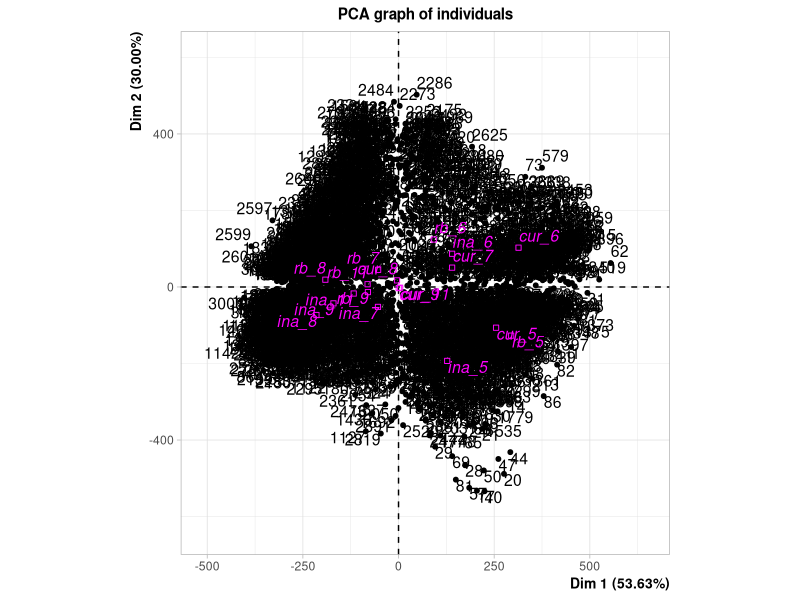
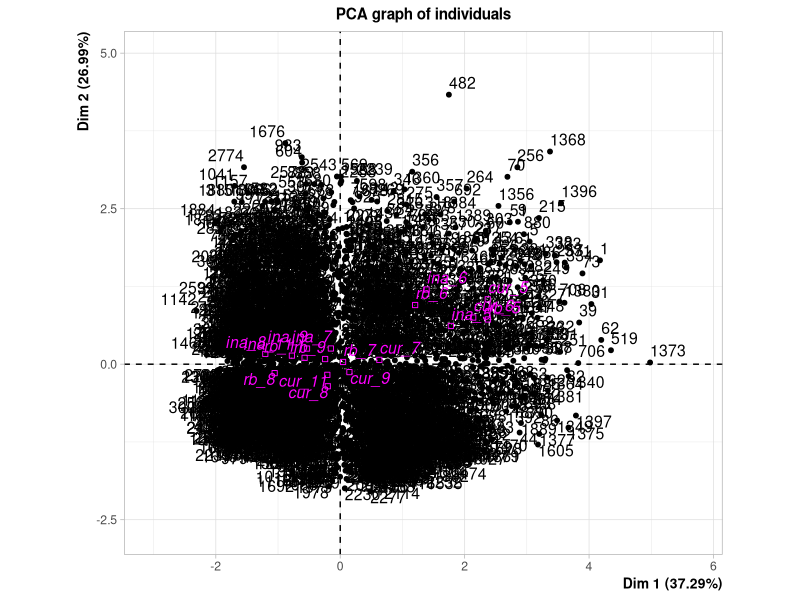
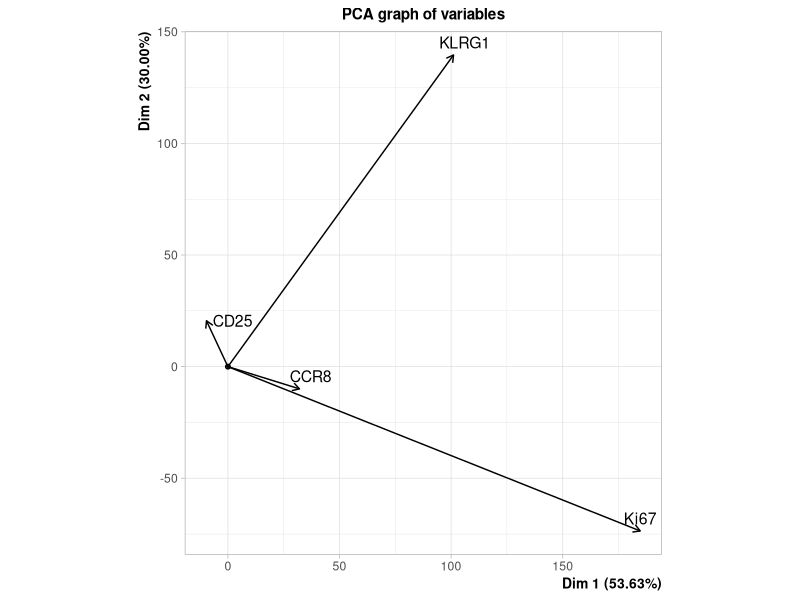
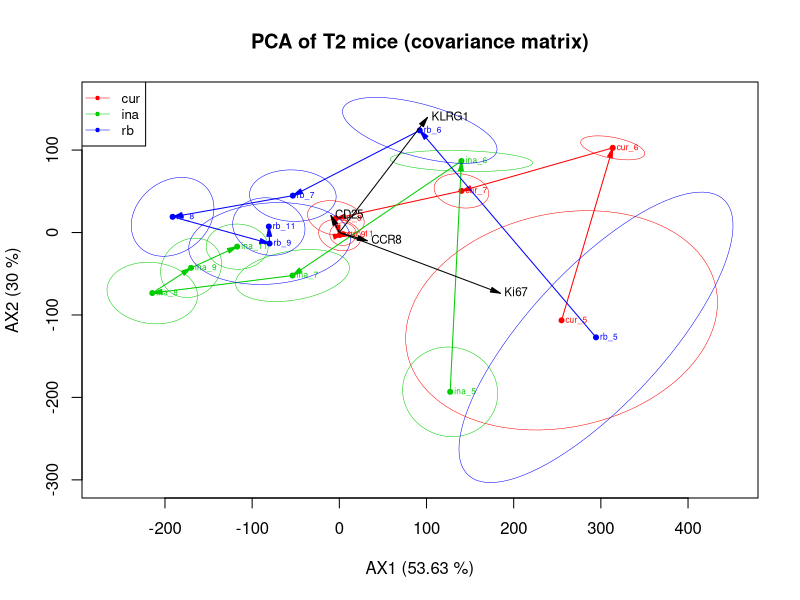
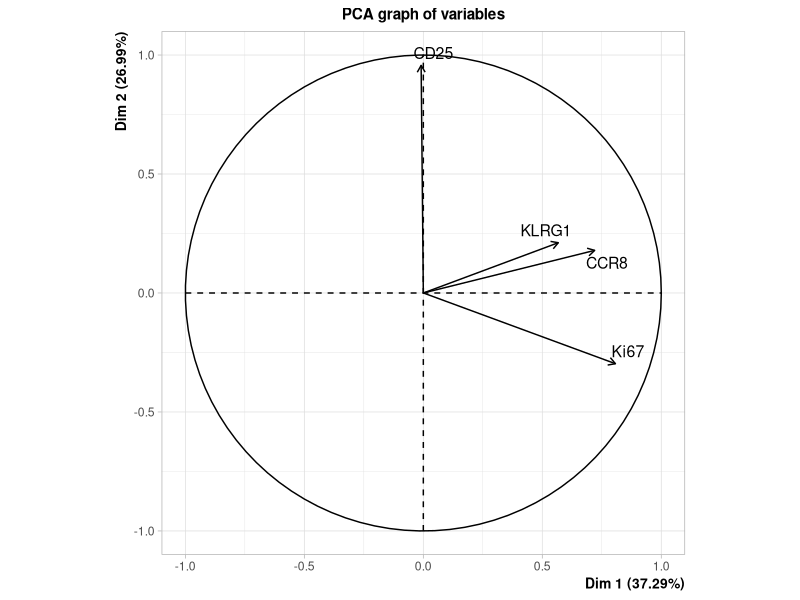
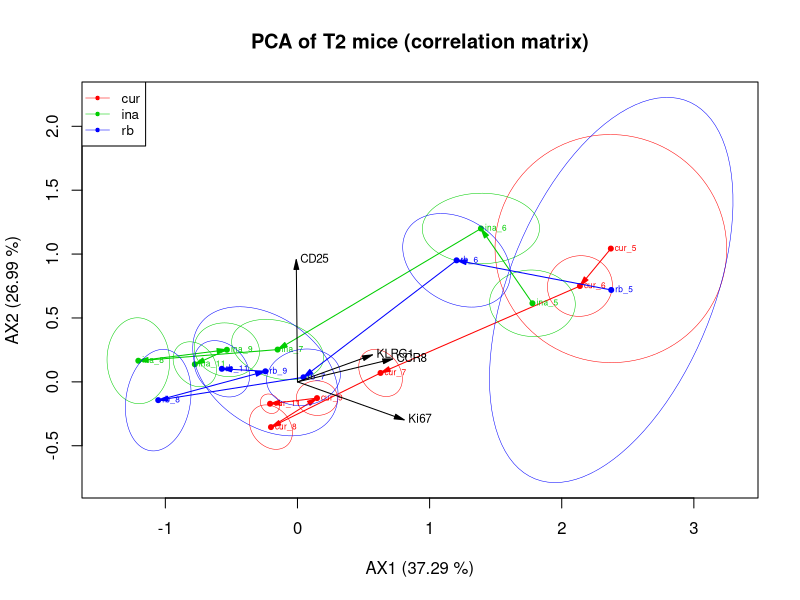

These figures' R source, in order:
##Script to analyze data via PCA with 95% confidence interval ellipses
##Script by Natalie Dallmann, Institute for environmental research, RWTH
##Version 2 (24.02.2021)

##1. Setup
install.packages("FactoMineR")
install.packages("shape")
install.packages("vegan")
library("FactoMineR")
library("shape")
library("vegan")
#setwd(choose.dir())
data<-read.table("rawdata.csv", sep = ",", header = T)
cur<-as.vector(c("cur_5", "cur_6", "cur_7", "cur_8", "cur_9", "cur_11"))
ina<-as.vector(c("ina_5", "ina_6", "ina_7", "ina_8", "ina_9", "ina_11"))
rb<-as.vector(c("rb_5", "rb_6", "rb_7", "rb_8", "rb_9", "rb_11"))

##2. Create subset (eg. mice with same treatments, one mouse)
data1<-subset(data, ind != 46)

##3. Create environmental variable week+celltype from subset and add to subset
env.data<-matrix(NA,nrow = 1)
for (i in 1:nrow(data1)) {
  wk.type<-paste(data1[i,3], data1[i,1], sep = "_")
  env.data<-rbind(env.data, wk.type)
}
wkty<-as.factor(env.data[2:nrow(env.data)])
data2<-cbind(data1[,1:7], wkty)
wk.ty<-as.vector(unique(data2$wkty))

##4.1 PCA based on covariance matrix
## a) Calculate PCA with quali.sup = supplementary qualitative variable (wkty)
res.cov.pca<-PCA(data2[,4:8], scale.unit=F, ncp=12, quali.sup=5, graph = T)

## b) Get species and variable coordinates from PCA
var<-as.data.frame(res.cov.pca$var$coord)
spec<-cbind.data.frame(data2, res.cov.pca$ind$coord)

## Calculate ellipses and centroids for supplementary variable
CI<-coord.ellipse(spec[,8:12], bary = T)
CI.pt<-as.data.frame(CI$res)
env.mn<-matrix(NA, nrow=1, ncol=3)
mn.header<-c("env.var", "ax1", "ax2")
colnames(env.mn)<-mn.header
for (j in 1:length(wk.ty)){
  env.var<-subset(spec[,8:10], wkty == wk.ty[j])
  ax1<-mean(env.var[,2])
  ax2<-mean(env.var[,3])
  mn<-cbind.data.frame(wk.ty[j], ax1, ax2)
  colnames(mn)<-mn.header
  env.mn<-rbind(env.mn, mn)
  }
env.mn<-env.mn[2:nrow(env.mn),]

## c) Save PCA results
filename<-paste(Sys.Date(), ".pca.cov.T2.txt", sep = "") ## Adjust filename if necessary
sink(file = filename)
summary(res.cov.pca)
sink()
sscorename<-paste(Sys.Date(), ".pca.cov.sscores.T2.csv", sep = "") ## Adjust filename if necessary
write.table(spec, file=sscorename, sep = ",")
x<-paste("AX1 (", signif(res.cov.pca$eig[1,2], 4), " %)", sep = "")
y<-paste("AX2 (", signif(res.cov.pca$eig[2,2], 4), " %)", sep = "")

## d) Get mean and CI for each treatment
var.names<-c(rownames(var))
## cur
cur.pt<-matrix(NA, nrow = 1, ncol = 3)
colnames(cur.pt)<-colnames(env.mn)
cur.CI<-matrix(NA, nrow=1, ncol = 3)
colnames(cur.CI)<-colnames(CI.pt)
for (i in 1:length(cur)) {
  if (any(env.mn == cur[i])) {
  cp<-subset(env.mn, env.var == cur[i])
  cur.pt<-rbind.data.frame(cur.pt, cp)
  }
  if (any(CI.pt == cur[i])) {
  ce<-subset(CI.pt, CI.pt[,1] == cur[i])
  cur.CI<-rbind.data.frame(cur.CI, ce)
  }
}
cur.pt<-cur.pt[2:nrow(cur.pt),]
cur.CI<-cur.CI[2:nrow(cur.CI),]
## ina
ina.pt<-matrix(NA, nrow = 1, ncol = 3)
colnames(ina.pt)<-colnames(env.mn)
ina.CI<-matrix(NA, nrow=1, ncol = 3)
colnames(ina.CI)<-colnames(CI.pt)
for (i in 1:length(ina)) {
  if (any(env.mn == ina[i])) {
    ip<-subset(env.mn, env.var == ina[i])
    ina.pt<-rbind.data.frame(ina.pt, ip)
  }
  if (any(CI.pt == ina[i])) {
    ie<-subset(CI.pt, CI.pt[,1] == ina[i])
    ina.CI<-rbind.data.frame(ina.CI, ie)
  }
}
ina.pt<-ina.pt[2:nrow(ina.pt),]
ina.CI<-ina.CI[2:nrow(ina.CI),]
## rb
rb.pt<-matrix(NA, nrow = 1, ncol = 3)
colnames(rb.pt)<-colnames(env.mn)
rb.CI<-matrix(NA, nrow=1, ncol = 3)
colnames(rb.CI)<-colnames(CI.pt)
for (i in 1:length(rb)) {
  if (any(env.mn == rb[i])) {
    rp<-subset(env.mn, env.var == rb[i])
    rb.pt<-rbind.data.frame(rb.pt, rp)
  }
  if (any(CI.pt == rb[i])) {
    re<-subset(CI.pt, CI.pt[,1] == rb[i])
    rb.CI<-rbind.data.frame(rb.CI, re)
  }
}
rb.pt<-rb.pt[2:nrow(rb.pt),]
rb.CI<-rb.CI[2:nrow(rb.CI),]

##e) Plot with variable arrows, centroids for week+celltype and 95%-CI
picname<-paste(Sys.Date(), ".pca.cov.T2.png", sep = "") ## Adjust filename if necessary
png(picname, width = 1000, height = 1000, res = 200)
title<-paste("PCA of T2 mice (covariance matrix)") ## Adjust Plotname
plot(0, xlab = x, ylab = y, xlim = c(min(CI.pt$Dim.1), max(CI.pt$Dim.1)), ylim = c(min(CI.pt$Dim.2), max(CI.pt$Dim.2)), pch = NA, main = title)
points(cur.pt[,2], cur.pt[, 3], pch = 20, col = "red")
text(cur.pt[,2], cur.pt[, 3], labels = cur.pt[,1], col = "red", cex = 0.5, pos = 4, offset = 0.2)
for (i in 1:nrow(cur.pt)) {
  Arrows(cur.pt[i,]$ax1, cur.pt[i,]$ax2, cur.pt[i+1,]$ax1, cur.pt[i+1,]$ax2,  col = "red", code = 2, lwd = 1, arr.length = 0.2, arr.type = "triangle", arr.adj = 1)
}
for (i in 1:length(cur)) {
  if (any(cur.CI == cur[i])) {
    ell<-subset(cur.CI, cur.CI$wkty == cur[i])
    lines(ell$Dim.1, ell$Dim.2, col = "red", lwd = 0.5)
  }
}
points(ina.pt[,2], ina.pt[, 3], pch = 20, col = "green3")
text(ina.pt[,2], ina.pt[, 3], labels = ina.pt[,1], col = "green3", cex = 0.5, pos = 4, offset = 0.2)
for (i in 1:nrow(ina.pt)) {
  Arrows(ina.pt[i,]$ax1, ina.pt[i,]$ax2, ina.pt[i+1,]$ax1, ina.pt[i+1,]$ax2,  col = "green3", code = 2, lwd = 1, arr.length = 0.2, arr.type = "triangle", arr.adj = 1)
}
for (i in 1:length(ina)) {
  if (any(ina.CI == ina[i])) {
    ell<-subset(ina.CI, ina.CI$wkty == ina[i])
    lines(ell$Dim.1, ell$Dim.2, col = "green3", lwd = 0.5)
  }
}
points(rb.pt[,2], rb.pt[, 3], pch = 20, col = "blue")
text(rb.pt[,2], rb.pt[, 3], labels = rb.pt[,1], col = "blue", cex = 0.5, pos = 4, offset = 0.2)
for (i in 1:nrow(rb.pt)) {
  Arrows(rb.pt[i,]$ax1, rb.pt[i,]$ax2, rb.pt[i+1,]$ax1, rb.pt[i+1,]$ax2,  col = "blue", code = 2, lwd = 1, arr.length = 0.2, arr.type = "triangle", arr.adj = 1)
}
for (i in 1:length(rb)) {
  if (any(rb.CI == rb[i])) {
    ell<-subset(rb.CI, rb.CI$wkty == rb[i])
    lines(ell$Dim.1, ell$Dim.2, col = "blue", lwd = 0.5)
  }
}
Arrows(0, 0, var$Dim.1, var$Dim.2, code = 2, lwd = 1, arr.length = 0.2, arr.type = "triangle", arr.adj = 1)
for (i in 1:length(var.names)){
  text(var[i,]$Dim.1, var[i,]$Dim.2, labels = var.names[i], pos = 4, offset = 0.2, cex = 0.7)
}
legend("topleft", c("cur", "ina", "rb"), col = c("red", "green3", "blue"), pch = 20, lwd = 0.5, cex = 0.8)
dev.off()

##4.2 PCA based on correlation matrix
## a) Calculate PCA
res.cor.pca<-PCA(data2[,4:8], scale.unit=T, ncp=4, quali.sup=5, graph = T)

## b) Get species and variable coordinates from PCA
var<-as.data.frame(res.cor.pca$var$coord)
spec<-cbind.data.frame(data2, res.cor.pca$ind$coord)
CI<-coord.ellipse(spec[,8:12], bary = T)
CI.pt<-as.data.frame(CI$res)
env.mn<-matrix(NA, nrow=1, ncol=3)
mn.header<-c("env.var", "ax1", "ax2")
colnames(env.mn)<-mn.header
for (j in 1:length(wk.ty)){
  env.var<-subset(spec[,8:10], wkty == wk.ty[j])
  ax1<-mean(env.var[,2])
  ax2<-mean(env.var[,3])
  mn<-cbind.data.frame(wk.ty[j], ax1, ax2)
  colnames(mn)<-mn.header
  env.mn<-rbind(env.mn, mn)
}
env.mn<-env.mn[2:nrow(env.mn),]

## c) Save results
filename<-paste(Sys.Date(), ".pca.cor.T2.txt", sep = "") ## Adjust filename
sink(filename)
summary(res.cor.pca)
sink()
sscorename<-paste(Sys.Date(), ".pca.cor.sscores.T2.csv", sep = "") ## Adjust filename
write.table(spec, file=sscorename, sep = ",")
x<-paste("AX1 (", signif(res.cor.pca$eig[1,2], 4), " %)", sep = "")
y<-paste("AX2 (", signif(res.cor.pca$eig[2,2], 4), " %)", sep = "")

## d) Get mean and CI for each treatment
var.names<-c(rownames(var))
## cur
cur.pt<-matrix(NA, nrow = 1, ncol = 3)
colnames(cur.pt)<-colnames(env.mn)
cur.CI<-matrix(NA, nrow=1, ncol = 3)
colnames(cur.CI)<-colnames(CI.pt)
for (i in 1:length(cur)) {
  if (any(env.mn == cur[i])) {
    cp<-subset(env.mn, env.var == cur[i])
    cur.pt<-rbind.data.frame(cur.pt, cp)
  }
  if (any(CI.pt == cur[i])) {
    ce<-subset(CI.pt, CI.pt[,1] == cur[i])
    cur.CI<-rbind.data.frame(cur.CI, ce)
  }
}
cur.pt<-cur.pt[2:nrow(cur.pt),]
cur.CI<-cur.CI[2:nrow(cur.CI),]
## ina
ina.pt<-matrix(NA, nrow = 1, ncol = 3)
colnames(ina.pt)<-colnames(env.mn)
ina.CI<-matrix(NA, nrow=1, ncol = 3)
colnames(ina.CI)<-colnames(CI.pt)
for (i in 1:length(ina)) {
  if (any(env.mn == ina[i])) {
    ip<-subset(env.mn, env.var == ina[i])
    ina.pt<-rbind.data.frame(ina.pt, ip)
  }
  if (any(CI.pt == ina[i])) {
    ie<-subset(CI.pt, CI.pt[,1] == ina[i])
    ina.CI<-rbind.data.frame(ina.CI, ie)
  }
}
ina.pt<-ina.pt[2:nrow(ina.pt),]
ina.CI<-ina.CI[2:nrow(ina.CI),]
## rb
rb.pt<-matrix(NA, nrow = 1, ncol = 3)
colnames(rb.pt)<-colnames(env.mn)
rb.CI<-matrix(NA, nrow=1, ncol = 3)
colnames(rb.CI)<-colnames(CI.pt)
for (i in 1:length(rb)) {
  if (any(env.mn == rb[i])) {
    rp<-subset(env.mn, env.var == rb[i])
    rb.pt<-rbind.data.frame(rb.pt, rp)
  }
  if (any(CI.pt == rb[i])) {
    re<-subset(CI.pt, CI.pt[,1] == rb[i])
    rb.CI<-rbind.data.frame(rb.CI, re)
  }
}
rb.pt<-rb.pt[2:nrow(rb.pt),]
rb.CI<-rb.CI[2:nrow(rb.CI),]

## e) Plot
picname<-paste(Sys.Date(), ".pca.cor.T2.png", sep = "") ## Adjust filename
png(picname, width = 1000, height = 1000, res = 200)
plot(0, xlab = x, ylab = y, xlim = c(min(CI.pt$Dim.1), max(CI.pt$Dim.1)), ylim = c(min(CI.pt$Dim.2), max(CI.pt$Dim.2)), pch = NA, main = "PCA of T2 mice (correlation matrix)")
points(cur.pt[,2], cur.pt[, 3], pch = 20, col = "red")
text(cur.pt[,2], cur.pt[, 3], labels = cur.pt[,1], col = "red", cex = 0.5, pos = 4, offset = 0.2)
for (i in 1:nrow(cur.pt)) {
  Arrows(cur.pt[i,]$ax1, cur.pt[i,]$ax2, cur.pt[i+1,]$ax1, cur.pt[i+1,]$ax2,  col = "red", code = 2, lwd = 1, arr.length = 0.2, arr.type = "triangle", arr.adj = 1)
}
for (i in 1:length(cur)) {
  if (any(cur.CI == cur[i])) {
    ell<-subset(cur.CI, cur.CI$wkty == cur[i])
    lines(ell$Dim.1, ell$Dim.2, col = "red", lwd = 0.5)
  }
}
points(ina.pt[,2], ina.pt[, 3], pch = 20, col = "green3")
text(ina.pt[,2], ina.pt[, 3], labels = ina.pt[,1], col = "green3", cex = 0.5, pos = 4, offset = 0.2)
for (i in 1:nrow(ina.pt)) {
  Arrows(ina.pt[i,]$ax1, ina.pt[i,]$ax2, ina.pt[i+1,]$ax1, ina.pt[i+1,]$ax2,  col = "green3", code = 2, lwd = 1, arr.length = 0.2, arr.type = "triangle", arr.adj = 1)
}
for (i in 1:length(ina)) {
  if (any(ina.CI == ina[i])) {
    ell<-subset(ina.CI, ina.CI$wkty == ina[i])
    lines(ell$Dim.1, ell$Dim.2, col = "green3", lwd = 0.5)
  }
}
points(rb.pt[,2], rb.pt[, 3], pch = 20, col = "blue")
text(rb.pt[,2], rb.pt[, 3], labels = rb.pt[,1], col = "blue", cex = 0.5, pos = 4, offset = 0.2)
for (i in 1:nrow(rb.pt)) {
  Arrows(rb.pt[i,]$ax1, rb.pt[i,]$ax2, rb.pt[i+1,]$ax1, rb.pt[i+1,]$ax2,  col = "blue", code = 2, lwd = 1, arr.length = 0.2, arr.type = "triangle", arr.adj = 1)
}
for (i in 1:length(rb)) {
  if (any(rb.CI == rb[i])) {
    ell<-subset(rb.CI, rb.CI$wkty == rb[i])
    lines(ell$Dim.1, ell$Dim.2, col = "blue", lwd = 0.5)
  }
}
Arrows(0, 0, var$Dim.1, var$Dim.2, code = 2, lwd = 1, arr.length = 0.2, arr.type = "triangle", arr.adj = 1)
for (i in 1:length(var.names)){
  text(var[i,]$Dim.1, var[i,]$Dim.2, labels = var.names[i], pos = 4, offset = 0.2, cex = 0.7)
}
legend("topleft", c("cur", "ina", "rb"), col = c("red", "green3", "blue"), pch = 20, lwd = 0.5, cex = 0.8)
dev.off()
